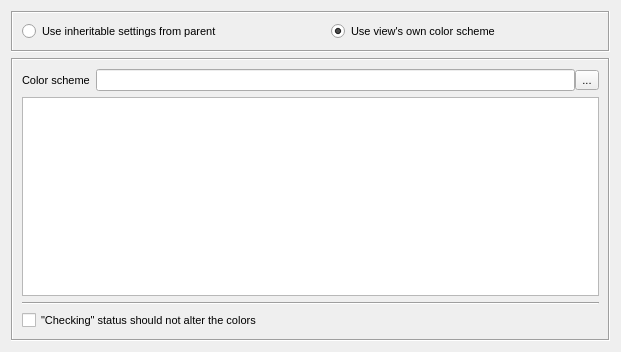
<?xml version="1.0" encoding="UTF-8"?>
<ui version="4.0">
 <class>ColorsPropertiesWidget</class>
 <widget class="QWidget" name="ColorsPropertiesWidget">
  <property name="geometry">
   <rect>
    <x>0</x>
    <y>0</y>
    <width>621</width>
    <height>352</height>
   </rect>
  </property>
  <property name="font">
   <font>
    <pointsize>8</pointsize>
   </font>
  </property>
  <property name="windowTitle">
   <string>Form</string>
  </property>
  <layout class="QVBoxLayout" name="verticalLayout_2">
   <item>
    <widget class="QFrame" name="frame">
     <property name="frameShape">
      <enum>QFrame::Box</enum>
     </property>
     <property name="frameShadow">
      <enum>QFrame::Sunken</enum>
     </property>
     <layout class="QHBoxLayout" name="horizontalLayout_5">
      <property name="spacing">
       <number>40</number>
      </property>
      <item>
       <widget class="QRadioButton" name="rbUseInheritableColor">
        <property name="text">
         <string>Use inheritable settings from parent</string>
        </property>
       </widget>
      </item>
      <item>
       <widget class="QRadioButton" name="rbUseOwnColorScheme">
        <property name="text">
         <string>Use view's own color scheme</string>
        </property>
        <property name="checked">
         <bool>true</bool>
        </property>
       </widget>
      </item>
     </layout>
    </widget>
   </item>
   <item>
    <widget class="QFrame" name="frame_2">
     <property name="frameShape">
      <enum>QFrame::Box</enum>
     </property>
     <property name="frameShadow">
      <enum>QFrame::Sunken</enum>
     </property>
     <layout class="QVBoxLayout" name="verticalLayout_3">
      <item>
       <layout class="QHBoxLayout" name="horizontalLayout_2">
        <item>
         <widget class="QLabel" name="label">
          <property name="text">
           <string>Color scheme</string>
          </property>
         </widget>
        </item>
        <item>
         <layout class="QHBoxLayout" name="horizontalLayout">
          <property name="spacing">
           <number>0</number>
          </property>
          <item>
           <widget class="QLineEdit" name="editColorScheme">
            <property name="readOnly">
             <bool>true</bool>
            </property>
           </widget>
          </item>
          <item>
           <widget class="QToolButton" name="btnSelectColorScheme">
            <property name="text">
             <string>...</string>
            </property>
            <property name="icon">
             <iconset resource="../../qHostMonitor.qrc">
              <normaloff>:/img/foldersTree.png</normaloff>:/img/foldersTree.png</iconset>
            </property>
            <property name="iconSize">
             <size>
              <width>16</width>
              <height>16</height>
             </size>
            </property>
           </widget>
          </item>
         </layout>
        </item>
       </layout>
      </item>
      <item>
       <layout class="QVBoxLayout" name="verticalLayout">
        <property name="spacing">
         <number>0</number>
        </property>
        <item>
         <widget class="QTreeView" name="trvColors">
          <property name="editTriggers">
           <set>QAbstractItemView::NoEditTriggers</set>
          </property>
          <property name="selectionMode">
           <enum>QAbstractItemView::NoSelection</enum>
          </property>
          <property name="rootIsDecorated">
           <bool>false</bool>
          </property>
          <attribute name="headerVisible">
           <bool>false</bool>
          </attribute>
         </widget>
        </item>
       </layout>
      </item>
      <item>
       <widget class="Line" name="line">
        <property name="orientation">
         <enum>Qt::Horizontal</enum>
        </property>
       </widget>
      </item>
      <item>
       <widget class="QCheckBox" name="chkCheckingColorStatus">
        <property name="text">
         <string>&quot;Checking&quot; status should not alter the colors</string>
        </property>
       </widget>
      </item>
     </layout>
    </widget>
   </item>
  </layout>
 </widget>
 <resources>
  <include location="../../qHostMonitor.qrc"/>
 </resources>
 <connections/>
</ui>
